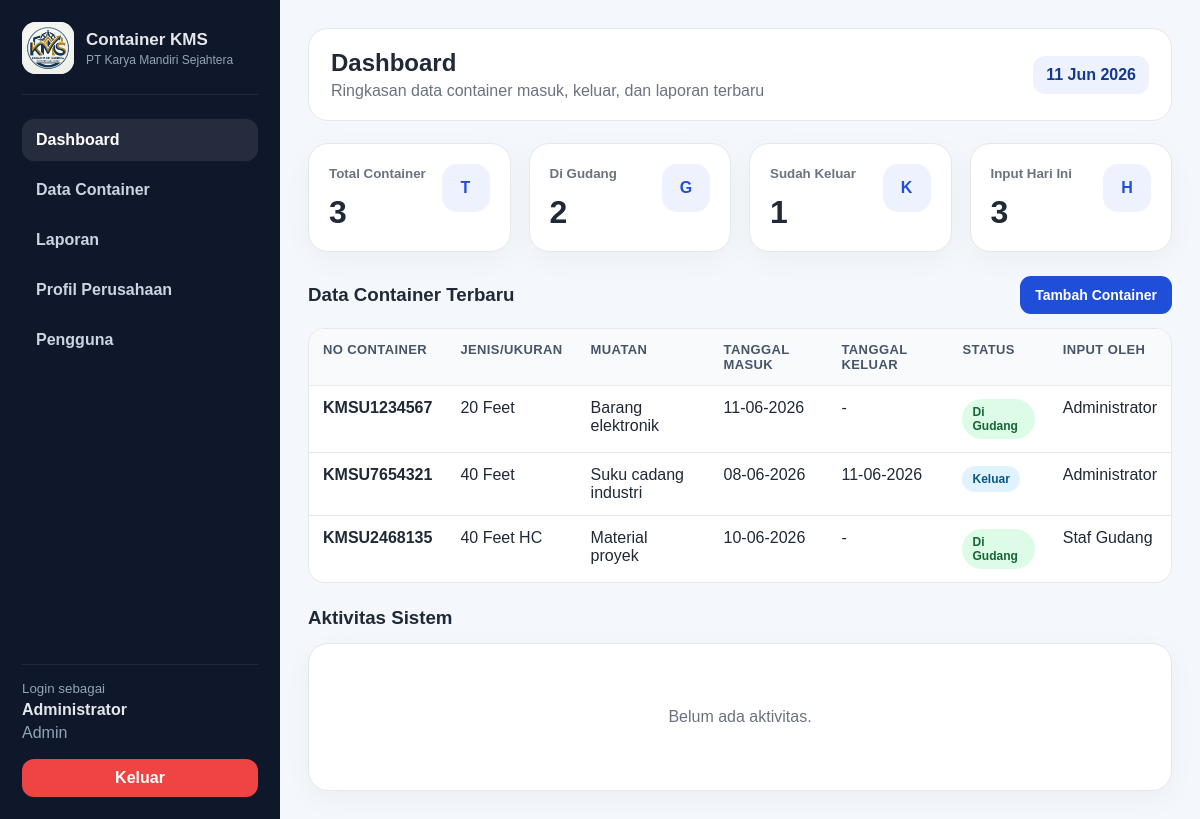
/dashboard.php (signed in), run on the app's committed database.
### tables this page shows
CREATE TABLE containers (
    id INT AUTO_INCREMENT PRIMARY KEY,
    nomor_container VARCHAR(30) NOT NULL UNIQUE,
    jenis_ukuran VARCHAR(50) NOT NULL,
    isi_muatan VARCHAR(150) NULL,
    kondisi_fisik VARCHAR(100) NULL,
    tanggal_masuk DATE NOT NULL,
    tanggal_keluar DATE NULL,
    tujuan_pengiriman VARCHAR(150) NULL,
    status ENUM('di_gudang','keluar') NOT NULL DEFAULT 'di_gudang',
    keterangan TEXT NULL,
    created_by INT NULL,
    created_at DATETIME NULL,
    updated_at DATETIME NULL,
    CONSTRAINT fk_containers_user FOREIGN KEY (created_by) REFERENCES users(id) ON DELETE SET NULL
);

CREATE TABLE users (
    id INT AUTO_INCREMENT PRIMARY KEY,
    name VARCHAR(100) NOT NULL,
    username VARCHAR(50) NOT NULL UNIQUE,
    password VARCHAR(255) NOT NULL,
    role ENUM('admin','staf_gudang','pimpinan') NOT NULL DEFAULT 'staf_gudang',
    is_active TINYINT(1) NOT NULL DEFAULT 1,
    created_at DATETIME NULL,
    updated_at DATETIME NULL
);

### config/app.php (called while the page is built, shortened)
<?php
function url(string $path = ''): string
{
    $base = rtrim(BASE_URL, '/');
    $path = ltrim($path, '/');
    return ($base === '' ? '' : $base) . '/' . $path;
}

### dashboard.php (the view, shortened to what this page needs)
<?php
require_once __DIR__ . '/includes/auth.php';
$page_title = 'Dashboard';
$page_subtitle = 'Ringkasan data container masuk, keluar, dan laporan terbaru';
$total = (int) $pdo->query('SELECT COUNT(*) FROM containers')->fetchColumn();
$in = (int) $pdo->query("SELECT COUNT(*) FROM containers WHERE status = 'di_gudang'")->fetchColumn();
$out = (int) $pdo->query("SELECT COUNT(*) FROM containers WHERE status = 'keluar'")->fetchColumn();
$today = (int) $pdo->query('SELECT COUNT(*) FROM containers WHERE DATE(created_at) = CURDATE()')->fetchColumn();
$recent = $pdo->query('SELECT c.*, u.name AS created_by_name FROM containers c LEFT JOIN users u ON u.id = c.created_by ORDER BY c.updated_at DESC LIMIT 8')->fetchAll();
$logs = $pdo->query('SELECT l.*, u.name FROM audit_logs l LEFT JOIN users u ON u.id = l.user_id ORDER BY l.created_at DESC LIMIT 6')->fetchAll();
require_once __DIR__ . '/includes/header.php';
?>
<div class="grid grid-4">
    <div class="card stat"><div><small>Total Container</small><h3><?= $total ?></h3></div><div class="stat-icon">T</div></div>
    <div class="card stat"><div><small>Di Gudang</small><h3><?= $in ?></h3></div><div class="stat-icon">G</div></div>
    <div class="card stat"><div><small>Sudah Keluar</small><h3><?= $out ?></h3></div><div class="stat-icon">K</div></div>
    <div class="card stat"><div><small>Input Hari Ini</small><h3><?= $today ?></h3></div><div class="stat-icon">H</div></div>
</div>
<div class="section-title">
    <h3>Data Container Terbaru</h3>
    <?php if (is_role(['admin','staf_gudang'])): ?><a class="btn btn-primary" href="<?= url('containers/create.php') ?>">Tambah Container</a><?php endif; ?>
</div>
<div class="table-wrap">
    <table>
        <thead><tr><th>No Container</th><th>Jenis/Ukuran</th><th>Muatan</th><th>Tanggal Masuk</th><th>Tanggal Keluar</th><th>Status</th><th>Input Oleh</th></tr></thead>
        <tbody>
        <?php foreach ($recent as $row): ?>
            <tr>
                <td><b><?= e($row['nomor_container']) ?></b></td>
                <td><?= e($row['jenis_ukuran']) ?></td>
                <td><?= e($row['isi_muatan']) ?></td>
                <td><?= format_date($row['tanggal_masuk']) ?></td>
                <td><?= format_date($row['tanggal_keluar']) ?></td>
                <td><?= status_badge($row['status']) ?></td>
                <td><?= e($row['created_by_name'] ?? '-') ?></td>
            </tr>
        <?php endforeach; ?>
        </tbody>
    </table>
</div>
<div class="section-title"><h3>Aktivitas Sistem</h3></div>
<div class="card">
    <?php if (!$logs): ?>
        <p class="empty">Belum ada aktivitas.</p>
    <?php endif; ?>
</div>
<?php require_once __DIR__ . '/includes/footer.php'; ?>

### includes/header.php (shortened to what this page needs)
<?php
require_once __DIR__ . '/../config/app.php';
require_once __DIR__ . '/functions.php';
$user = current_user();
$current = basename($_SERVER['PHP_SELF']);
?>
<!doctype html>
<html lang="id">
<head>
    <link rel="stylesheet" href="<?= url('assets/css/style.css') ?>">
</head>
<body>
<div class="app-shell">
    <aside class="sidebar">
        <div class="brand">
    <div class="brand-logo" style="
    width: 52px;
    height: 52px;
    min-width: 52px;
    max-width: 52px;
    min-height: 52px;
    max-height: 52px;
    overflow: hidden;
    border-radius: 14px;
    background: #ffffff;
    display: flex;
    align-items: center;
    justify-content: center;
    flex-shrink: 0;
">
    <img src="<?= url('assets/img/logo-kms.png') ?>" alt="Logo KMS" style="
        width: 100%;
        height: 100%;
        max-width: 100%;
        max-height: 100%;
        object-fit: cover;
        display: block;
    ">
</div>
    <div>
        <h1>Container KMS</h1>
        <p><?= e(COMPANY_NAME) ?></p>
    </div>
</div>
        <nav class="menu">
            <a class="<?= $current === 'dashboard.php' ? 'active' : '' ?>" href="<?= url('dashboard.php') ?>">Dashboard</a>
            <a class="<?= strpos($_SERVER['REQUEST_URI'], '/containers/') !== false ? 'active' : '' ?>" href="<?= url('containers/index.php') ?>">Data Container</a>
            <a class="<?= strpos($_SERVER['REQUEST_URI'], '/reports/') !== false ? 'active' : '' ?>" href="<?= url('reports/index.php') ?>">Laporan</a>
            <a class="<?= $current === 'profile.php' ? 'active' : '' ?>" href="<?= url('profile.php') ?>">Profil Perusahaan</a>
            <?php if (is_role('admin')): ?>
                <a class="<?= strpos($_SERVER['REQUEST_URI'], '/users/') !== false ? 'active' : '' ?>" href="<?= url('users/index.php') ?>">Pengguna</a>
            <?php endif; ?>
        </nav>
        <div class="sidebar-footer">
            <small>Login sebagai</small>
            <strong><?= e($user['name'] ?? '-') ?></strong>
            <span><?= e(role_label($user['role'] ?? '-')) ?></span>
            <a class="logout" href="<?= url('logout.php') ?>">Keluar</a>
        </div>
    </aside>
    <main class="main-content">
        <header class="topbar">
            <div>
                <h2><?= e($page_title ?? APP_NAME) ?></h2>
                <p><?= e($page_subtitle ?? 'Pengelolaan data container secara terpusat dan terstruktur') ?></p>
            </div>
            <div class="topbar-date"><?= date('d M Y') ?></div>
        </header>

### includes/functions.php (shortened to what this page needs)
<?php
function e($value): string
{
    return htmlspecialchars((string) $value, ENT_QUOTES, 'UTF-8');
}
function current_user(): ?array
{
    return $_SESSION['user'] ?? null;
}
function is_role(string|array $roles): bool
{
    $user = current_user();
    $roles = (array) $roles;
    return in_array($user['role'], $roles, true);
}
function role_label(string $role): string
{
    return [
        'admin' => 'Admin',
        'staf_gudang' => 'Staf Gudang',
        'pimpinan' => 'Pimpinan',
    ][$role] ?? $role;
}
function status_badge(string $status): string
{
    $class = $status === 'keluar' ? 'badge-out' : 'badge-in';
    $label = $status === 'keluar' ? 'Keluar' : 'Di Gudang';
    return "<span class='badge {$class}'>{$label}</span>";
}
function format_date(?string $date): string
{
    if (!$date) return '-';
    $ts = strtotime($date);
    return $ts ? date('d-m-Y', $ts) : e($date);
}

### includes/footer.php (shortened to what this page needs)
</main>
</div>
</body>
</html>

### assets/css/style.css (style rules this page uses)
:root { --primary: #1f4ed8; --primary-dark: #14378f; --accent: #7c3aed; --bg: #f4f7fb; --surface: #ffffff; --text: #1f2937; --muted: #6b7280; --border: #e5e7eb; --danger: #dc2626; --success: #16a34a; --warning: #f59e0b; }
* { box-sizing: border-box; }
body { margin: 0; font-family: Arial, Helvetica, sans-serif; background: var(--bg); color: var(--text); }
a { color: inherit; text-decoration: none; }
.btn { display: inline-flex; align-items: center; justify-content: center; gap: 6px; padding: 10px 14px; border-radius: 11px; border: 1px solid transparent; font-weight: 700; cursor: pointer; font-size: 14px; }
.btn-primary { background: var(--primary); color: #fff; }
.app-shell { min-height: 100vh; display: flex; }
.sidebar { width: 280px; background: #0f172a; color: #e5e7eb; display: flex; flex-direction: column; padding: 22px; position: fixed; top: 0; bottom: 0; left: 0; }
.brand { display: flex; align-items: center; gap: 12px; padding-bottom: 20px; border-bottom: 1px solid rgba(255,255,255,.08); }
.brand-logo { width: 48px; height: 48px; background: linear-gradient(135deg, var(--primary), var(--accent)); display: flex; align-items: center; justify-content: center; border-radius: 14px; font-weight: 800; color: #fff; }
.brand h1 { font-size: 17px; margin: 0; }
.brand p { margin: 3px 0 0; font-size: 12px; color: #94a3b8; }
.menu { padding: 24px 0; display: grid; gap: 8px; }
.menu a { padding: 12px 14px; border-radius: 12px; color: #cbd5e1; font-weight: 700; }
.menu a.active, .menu a:hover { background: rgba(255,255,255,.09); color: #fff; }
.sidebar-footer { margin-top: auto; border-top: 1px solid rgba(255,255,255,.08); padding-top: 16px; display: grid; gap: 5px; }
.sidebar-footer small, .sidebar-footer span { color: #94a3b8; }
.logout { margin-top: 12px; background: #ef4444; padding: 10px 12px; border-radius: 12px; text-align: center; color: #fff; font-weight: 700; }
.main-content { margin-left: 280px; width: calc(100% - 280px); padding: 28px; }
.topbar { background: var(--surface); padding: 20px 22px; border-radius: 20px; border: 1px solid var(--border); display: flex; justify-content: space-between; align-items: center; margin-bottom: 22px; }
.topbar h2 { margin: 0; font-size: 24px; }
.topbar p { margin: 5px 0 0; color: var(--muted); }
.topbar-date { background: #eef2ff; color: var(--primary-dark); padding: 10px 13px; border-radius: 12px; font-weight: 700; }
.grid { display: grid; gap: 18px; }
.grid-4 { grid-template-columns: repeat(4, minmax(0, 1fr)); }
.card { background: var(--surface); border: 1px solid var(--border); border-radius: 20px; padding: 20px; box-shadow: 0 8px 28px rgba(15,23,42,.04); }
.stat { display: flex; justify-content: space-between; align-items: start; }
.stat small { color: var(--muted); font-weight: 700; }
.stat h3 { font-size: 32px; margin: 12px 0 0; }
.stat-icon { width: 48px; height: 48px; border-radius: 15px; display: flex; align-items: center; justify-content: center; background: #eef2ff; color: var(--primary); font-weight: 900; }
.section-title { display: flex; justify-content: space-between; align-items: center; margin: 24px 0 14px; gap: 12px; }
.section-title h3 { margin: 0; }
.table-wrap { overflow: auto; border-radius: 16px; border: 1px solid var(--border); background: #fff; }
table { width: 100%; border-collapse: collapse; min-width: 850px; }
th, td { padding: 13px 14px; border-bottom: 1px solid var(--border); text-align: left; vertical-align: top; }
th { background: #f8fafc; font-size: 13px; color: #475569; text-transform: uppercase; letter-spacing: .03em; }
tr:last-child td { border-bottom: 0; }
.badge { display: inline-flex; padding: 6px 10px; border-radius: 999px; font-size: 12px; font-weight: 800; }
.badge-in { background: #dcfce7; color: #166534; }
.badge-out { background: #e0f2fe; color: #075985; }
.empty { text-align: center; color: var(--muted); padding: 28px !important; }
.brand { display: flex; align-items: center; gap: 12px; }
.brand-logo { width: 52px !important; height: 52px !important; min-width: 52px !important; max-width: 52px !important; min-height: 52px !important; max-height: 52px !important; border-radius: 14px; overflow: hidden !important; background: #ffffff; display: flex; align-items: center; justify-content: center; flex-shrink: 0; }
.brand-logo img { width: 100% !important; height: 100% !important; max-width: 100% !important; max-height: 100% !important; object-fit: contain; display: block; }

### data on the page
containers: nomor_container "KMSU1234567", jenis_ukuran "20 Feet", isi_muatan "Barang elektronik", tanggal_masuk "11-06-2026", tanggal_keluar "-", status "Di Gudang", created_by.name "Administrator"
containers: nomor_container "KMSU7654321", jenis_ukuran "40 Feet", isi_muatan "Suku cadang industri", tanggal_masuk "08-06-2026", tanggal_keluar "11-06-2026", status "Keluar", created_by.name "Administrator"
containers: nomor_container "KMSU2468135", jenis_ukuran "40 Feet HC", isi_muatan "Material proyek", tanggal_masuk "10-06-2026", tanggal_keluar "-", status "Di Gudang", created_by.name "Staf Gudang"

### other printed values
COMPANY_NAME "PT Karya Mandiri Sejahtera"
$user['name'] "Administrator"
role_label($user['role'] ?? '-') "Admin"
$page_title "Dashboard"
$page_subtitle "Ringkasan data container masuk, keluar, dan laporan terbaru"
$total "3"
$in "2"
$out "1"
$today "3"
